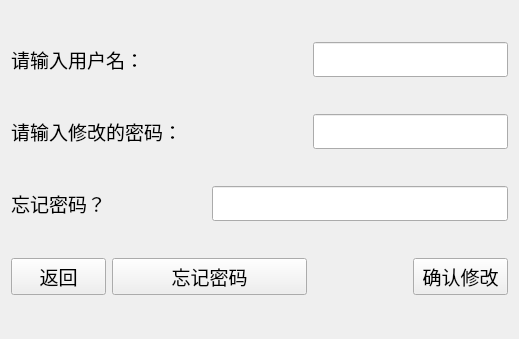
<?xml version="1.0" encoding="UTF-8"?>
<ui version="4.0">
 <class>Xiugaimima</class>
 <widget class="QWidget" name="Xiugaimima">
  <property name="geometry">
   <rect>
    <x>0</x>
    <y>0</y>
    <width>519</width>
    <height>339</height>
   </rect>
  </property>
  <property name="windowTitle">
   <string>校园寻路系统</string>
  </property>
  <property name="windowIcon">
   <iconset resource="School.qrc">
    <normaloff>:/School/Picture/tb.png</normaloff>:/School/Picture/tb.png</iconset>
  </property>
  <property name="styleSheet">
   <string notr="true">background-image: url(:/School/Picture/xgmm.png);</string>
  </property>
  <layout class="QGridLayout" name="gridLayout">
   <item row="3" column="1" colspan="2">
    <widget class="QPushButton" name="Wangji_Button">
     <property name="font">
      <font>
       <family>方正粗黑宋简体</family>
       <pointsize>14</pointsize>
      </font>
     </property>
     <property name="text">
      <string>忘记密码</string>
     </property>
    </widget>
   </item>
   <item row="0" column="3" colspan="2">
    <widget class="QLineEdit" name="Yhm_Line">
     <property name="font">
      <font>
       <family>方正粗黑宋简体</family>
       <pointsize>14</pointsize>
      </font>
     </property>
    </widget>
   </item>
   <item row="1" column="3" colspan="2">
    <widget class="QLineEdit" name="Mm_line">
     <property name="font">
      <font>
       <family>方正粗黑宋简体</family>
       <pointsize>14</pointsize>
      </font>
     </property>
     <property name="echoMode">
      <enum>QLineEdit::Password</enum>
     </property>
    </widget>
   </item>
   <item row="1" column="0" colspan="3">
    <widget class="QLabel" name="label_2">
     <property name="font">
      <font>
       <family>方正粗黑宋简体</family>
       <pointsize>14</pointsize>
      </font>
     </property>
     <property name="text">
      <string>请输入修改的密码：</string>
     </property>
    </widget>
   </item>
   <item row="2" column="0" colspan="2">
    <widget class="QLabel" name="label_3">
     <property name="font">
      <font>
       <family>方正粗黑宋简体</family>
       <pointsize>14</pointsize>
      </font>
     </property>
     <property name="text">
      <string>忘记密码？</string>
     </property>
    </widget>
   </item>
   <item row="3" column="0">
    <widget class="QPushButton" name="Fanhui_Button">
     <property name="font">
      <font>
       <family>方正粗黑宋简体</family>
       <pointsize>14</pointsize>
      </font>
     </property>
     <property name="text">
      <string>返回</string>
     </property>
    </widget>
   </item>
   <item row="3" column="4">
    <widget class="QPushButton" name="QueRen_Button">
     <property name="font">
      <font>
       <family>方正粗黑宋简体</family>
       <pointsize>14</pointsize>
      </font>
     </property>
     <property name="text">
      <string>确认修改</string>
     </property>
    </widget>
   </item>
   <item row="0" column="0" colspan="2">
    <widget class="QLabel" name="label">
     <property name="font">
      <font>
       <family>方正粗黑宋简体</family>
       <pointsize>14</pointsize>
      </font>
     </property>
     <property name="text">
      <string>请输入用户名：</string>
     </property>
    </widget>
   </item>
   <item row="2" column="2" colspan="3">
    <widget class="QLineEdit" name="Wjmm_line">
     <property name="enabled">
      <bool>true</bool>
     </property>
     <property name="font">
      <font>
       <family>方正粗黑宋简体</family>
       <pointsize>14</pointsize>
      </font>
     </property>
     <property name="readOnly">
      <bool>true</bool>
     </property>
    </widget>
   </item>
  </layout>
 </widget>
 <layoutdefault spacing="6" margin="11"/>
 <resources>
  <include location="School.qrc"/>
 </resources>
 <connections/>
</ui>
